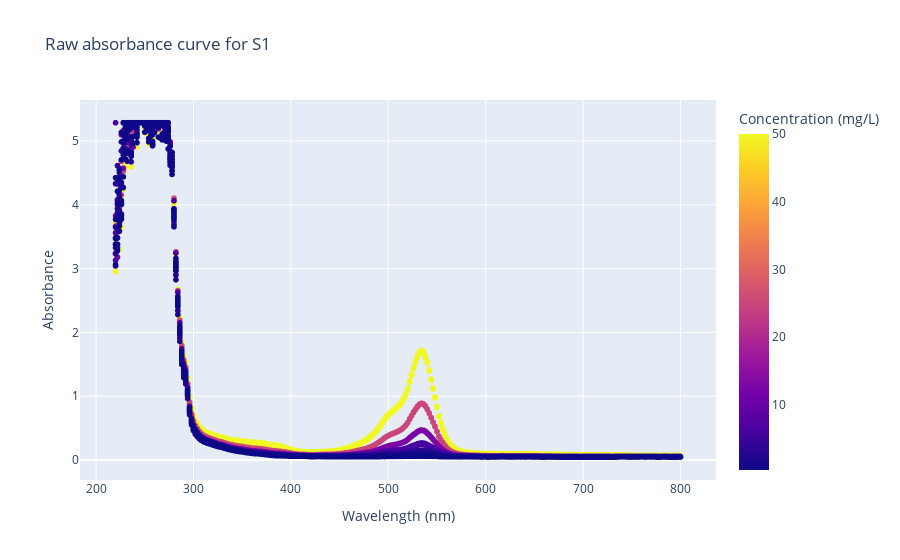
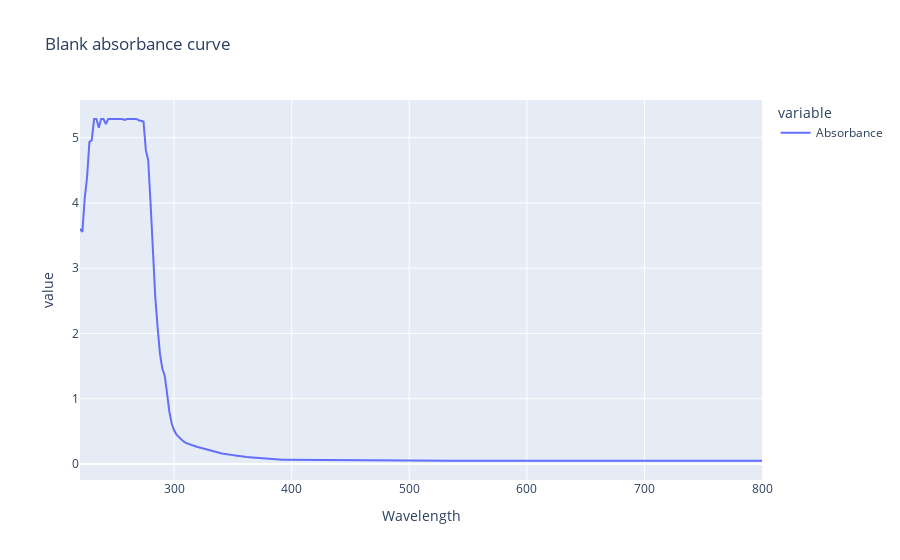
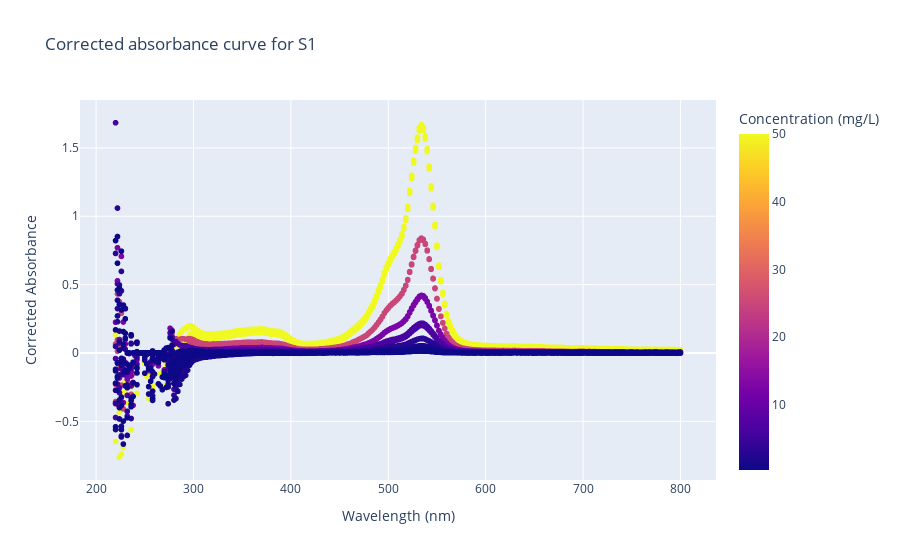

Notebook source saved alongside these figures, in order:
### Code cell
fig = px.scatter( df_S1, 
                 x = "Wavelength", 
                 y = "Absorbance", 
                 color = "Concentration mg/L", 
                 labels={
                     "Wavelength": "Wavelength (nm)",
                     "Absorbance": "Absorbance",
                     "Concentration mg/L": "Concentration (mg/L)"
                 },
                 title = "Raw absorbance curve for S1")
fig.show()

fig = px.line( mean_abs_blank, 
                 title = "Blank absorbance curve")
fig.show()

fig = px.scatter( df_S1, 
                 x = "Wavelength", 
                 y = "Absorbance Corrected", 
                 color = "Concentration mg/L", 
                 labels={
                     "Wavelength": "Wavelength (nm)",
                     "Absorbance Corrected": "Corrected Absorbance",
                     "Concentration mg/L": "Concentration (mg/L)"
                 },
                 title = "Corrected absorbance curve for S1")
fig.show()

### Figure 1 — Plotly figure (JSON) as saved in the notebook; plotly's stock layout.template omitted (floating-point values rounded to 4 significant figures; data arrays with more than 128 entries replaced by an {"elided": "..."} marker saying what was removed)
{"data": [{"hovertemplate": "Wavelength (nm)=%{x}<br>Absorbance=%{y}<br>Concentration (mg/L)=%{marker.color}<extra></extra>", "legendgroup": "", "marker": {"color": {"elided": "6984 float values"}, "coloraxis": "coloraxis", "symbol": "circle"}, "mode": "markers", "name": "", "showlegend": false, "type": "scattergl", "x": {"elided": "6984 int values"}, "xaxis": "x", "y": {"elided": "6984 float values"}, "yaxis": "y"}], "layout": {"coloraxis": {"colorbar": {"title": {"text": "Concentration (mg/L)"}}, "colorscale": [[0, "#0d0887"], [0.1111, "#46039f"], [0.2222, "#7201a8"], [0.3333, "#9c179e"], [0.4444, "#bd3786"], [0.5556, "#d8576b"], [0.6667, "#ed7953"], [0.7778, "#fb9f3a"], [0.8889, "#fdca26"], [1, "#f0f921"]]}, "legend": {"tracegroupgap": 0}, "title": {"text": "Raw absorbance curve for S1"}, "xaxis": {"anchor": "y", "domain": [0, 1], "title": {"text": "Wavelength (nm)"}}, "yaxis": {"anchor": "x", "domain": [0, 1], "title": {"text": "Absorbance"}}}}

### Figure 2 — Plotly figure (JSON) as saved in the notebook; plotly's stock layout.template omitted (floating-point values rounded to 4 significant figures; data arrays with more than 128 entries replaced by an {"elided": "..."} marker saying what was removed)
{"data": [{"hovertemplate": "variable=Absorbance<br>Wavelength=%{x}<br>value=%{y}<extra></extra>", "legendgroup": "Absorbance", "line": {"color": "#636efa", "dash": "solid"}, "marker": {"symbol": "circle"}, "mode": "lines", "name": "Absorbance", "orientation": "v", "showlegend": true, "type": "scatter", "x": {"elided": "291 int values"}, "xaxis": "x", "y": {"elided": "291 float values"}, "yaxis": "y"}], "layout": {"legend": {"title": {"text": "variable"}, "tracegroupgap": 0}, "title": {"text": "Blank absorbance curve"}, "xaxis": {"anchor": "y", "domain": [0, 1], "title": {"text": "Wavelength"}}, "yaxis": {"anchor": "x", "domain": [0, 1], "title": {"text": "value"}}}}

### Figure 3 — Plotly figure (JSON) as saved in the notebook; plotly's stock layout.template omitted (floating-point values rounded to 4 significant figures; data arrays with more than 128 entries replaced by an {"elided": "..."} marker saying what was removed)
{"data": [{"hovertemplate": "Wavelength (nm)=%{x}<br>Corrected Absorbance=%{y}<br>Concentration (mg/L)=%{marker.color}<extra></extra>", "legendgroup": "", "marker": {"color": {"elided": "6984 float values"}, "coloraxis": "coloraxis", "symbol": "circle"}, "mode": "markers", "name": "", "showlegend": false, "type": "scattergl", "x": {"elided": "6984 int values"}, "xaxis": "x", "y": {"elided": "6984 float values"}, "yaxis": "y"}], "layout": {"coloraxis": {"colorbar": {"title": {"text": "Concentration (mg/L)"}}, "colorscale": [[0, "#0d0887"], [0.1111, "#46039f"], [0.2222, "#7201a8"], [0.3333, "#9c179e"], [0.4444, "#bd3786"], [0.5556, "#d8576b"], [0.6667, "#ed7953"], [0.7778, "#fb9f3a"], [0.8889, "#fdca26"], [1, "#f0f921"]]}, "legend": {"tracegroupgap": 0}, "title": {"text": "Corrected absorbance curve for S1"}, "xaxis": {"anchor": "y", "domain": [0, 1], "title": {"text": "Wavelength (nm)"}}, "yaxis": {"anchor": "x", "domain": [0, 1], "title": {"text": "Corrected Absorbance"}}}}
